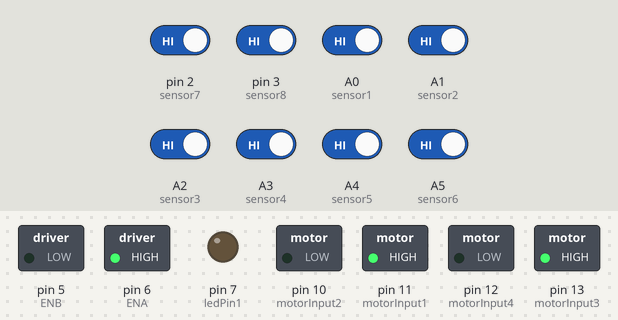
The sketch below on a simulated Arduino Uno, built with avr-gcc and run on an emulated ATmega328P. Parts: switched loads named in the sketch (green lamp = pin HIGH), output pins drawn as LEDs (lit = HIGH). The inputs (shaded band) are chosen by the test bench; at power-on: A0 (sensor1), A1 (sensor2), A2 (sensor3), A3 (sensor4), A4 (sensor5), A5 (sensor6), pin 2 (sensor7), pin 3 (sensor8) HIGH.

Above: at 1.2 s.
1.3 s: A0 (sensor1) driven LOW
At 1.7 s:
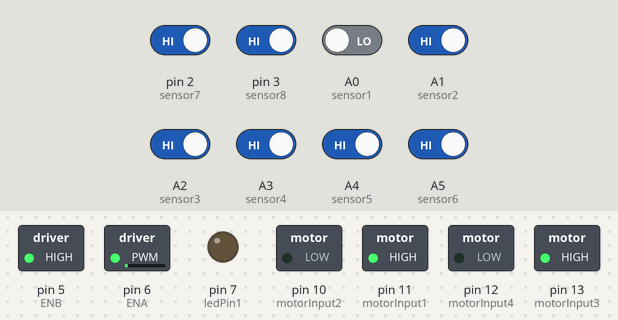
2.8 s: pin 2 (sensor7) driven LOW
At 4.0 s:
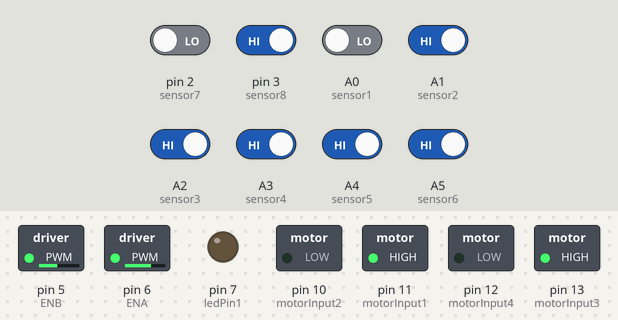
4.3 s: pin 3 (sensor8) driven LOW
At 5.2 s:
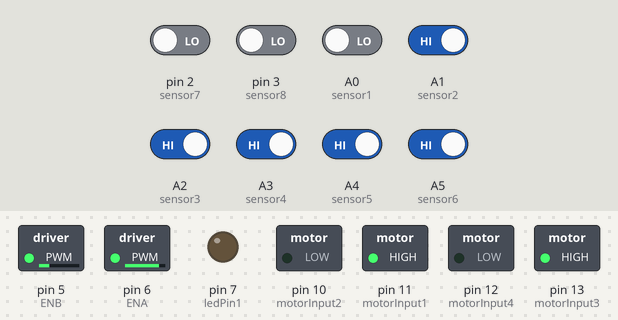
5.8 s: pin 3 (sensor8) driven HIGH
At 6.3 s:
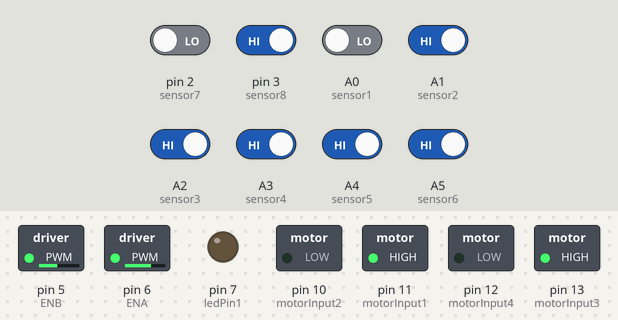
7.3 s: A1 (sensor2) driven LOW
At 8.5 s:
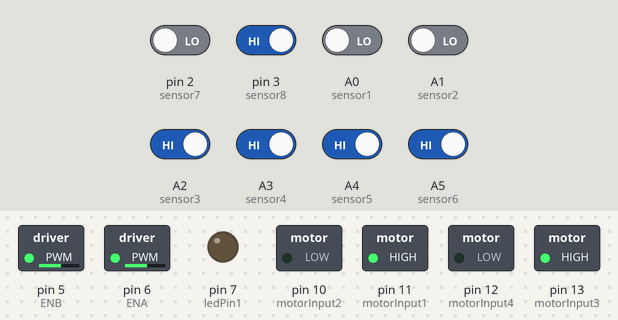
8.8 s: pin 2 (sensor7) driven HIGH
At 9.8 s:
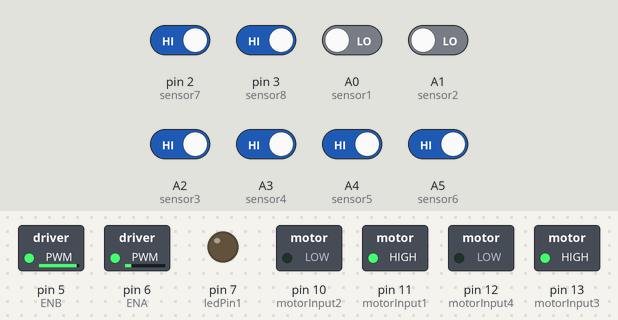
Timing chart, 0 to 11.3 s (numbered marks = the images above; inputs shaded):
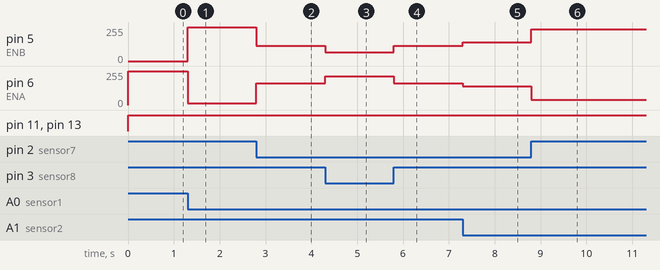

Measured:
- after the input at 1.3 s, pin 5 (ENB): 0/255 → 255/255 at once; pin 6 (ENA): 255/255 → 15/255 at once
- after the input at 2.8 s, pin 5 (ENB): 255/255 → 115/255 at once; pin 6 (ENA): 15/255 → 165/255 at once
- after the input at 4.3 s, pin 5 (ENB): 115/255 → 65/255 at once; pin 6 (ENA): 165/255 → 215/255 at once
- after the input at 5.8 s, pin 5 (ENB): 65/255 → 115/255 at once; pin 6 (ENA): 215/255 → 165/255 at once
- after the input at 7.3 s, pin 5 (ENB): 115/255 → 140/255 at once; pin 6 (ENA): 165/255 → 140/255 at once
- after the input at 8.8 s, pin 5 (ENB): 140/255 → 240/255 at once; pin 6 (ENA): 140/255 → 40/255 at once

The sketch:

bot_pid_edge_bibek_1.0.ino
```cpp
// IR Sensors
int sensor1 = A0;      // Left most sensor
int sensor2 = A1;
int sensor3 = A2;
int sensor4 = A3;
int sensor5 = A4;
int sensor6 = A5;
int sensor7 = 2;
int sensor8 = 3;       // Right most sensor

// Initial Values of Sensors
int sensor[8] = {0, 0, 0, 0, 0, 0, 0, 0};

// Motor Variables
int ENA = 6;
int motorInput1 = 11;
int motorInput2 = 10;
int motorInput3 = 13;
int motorInput4 = 12  ;
int ENB = 5;

//Initial Speed of Motor
int initial_motor_speed = 140;

// Output Pins for Led
int ledPin1 = 7;
//int ledPin2 = A4;

// PID Constants
float Kp = 25;
float Ki = 0;
float Kd = 15;

float error = 0, P = 0, I = 0, D = 0, PID_value = 0;
float previous_error = 0, previous_I = 0;

int flag = 0;

void setup()
{
  pinMode(sensor1, INPUT);
  pinMode(sensor2, INPUT);
  pinMode(sensor3, INPUT);
  pinMode(sensor4, INPUT);
  pinMode(sensor5, INPUT);
  pinMode(sensor6, INPUT);
  pinMode(sensor7, INPUT);
  pinMode(sensor8, INPUT);

  pinMode(motorInput1, OUTPUT);
  pinMode(motorInput2, OUTPUT);
  pinMode(motorInput3, OUTPUT);
  pinMode(motorInput4, OUTPUT);
  pinMode(ENA, OUTPUT);
  pinMode(ENB, OUTPUT);

  pinMode(ledPin1, OUTPUT);
//  pinMode(ledPin2, OUTPUT);
//
 digitalWrite(ledPin1, LOW);
//  digitalWrite(ledPin2, LOW);

  Serial.begin(9600);                     //setting serial monitor at a default baund rate of 9600
//  delay(500);
//  Serial.println("Started !!");
//  delay(1000);
}
void loop()
{
    read_sensor_values();
    calculate_pid();
    motor_control();


}

void know_direction(){

}

void read_sensor_values()
{
  sensor[0] = !digitalRead(sensor1);
  sensor[1] = !digitalRead(sensor2);
  sensor[2] = !digitalRead(sensor3);
  sensor[3] = !digitalRead(sensor4);
  sensor[4] = !digitalRead(sensor5);
  sensor[5] = !digitalRead(sensor6);
  sensor[6] = !digitalRead(sensor7);
  sensor[7] = !digitalRead(sensor8);


    // Serial.print(sensor[0]);
    // Serial.print("\t");
    // Serial.print(sensor[1]);
    // Serial.print("\t");
    // Serial.print(sensor[2]);
    // Serial.print("\t");
    // Serial.print(sensor[3]);
    // Serial.print("\t");
    // Serial.print(sensor[4]);
    // Serial.print("\t");
    // Serial.print(sensor[5]);
    // Serial.print("\t");
    // Serial.print(sensor[6]);
    // Serial.print("\t");
    // Serial.println(sensor[7]);

    int mid_path_value = 450;

    int weighted_error = (700*sensor[0] + 600*sensor[1] + 500*sensor[2] + 400*sensor[3]
                            + 300*sensor[4] + 200*sensor[5] + 100*sensor[6] + 0*sensor[7]);

    int sum_of_sensors = sensor[0]+sensor[1]+sensor[2]+sensor[3]+sensor[4]+sensor[5]+sensor[6]+sensor[7];
    int avg_weighted_error = weighted_error/sum_of_sensors;
    error = ((avg_weighted_error*2) - (mid_path_value*2))/100;


}

void turn_direction(){
    int direction = sensor[0] - sensor[7];
    if (direction == 1){
        sharpLeftTurn();
    }
    else{
        sharpRightTurn();
    }

}

void calculate_pid()
{
  P = error;
  I = I + previous_I;
  D = error - previous_error;

  PID_value = (Kp * P) + (Ki * I) + (Kd * D);

  previous_I = I;
  previous_error = error;
}

void motor_control()
{
  // Calculating the effective motor speed:
  int left_motor_speed = initial_motor_speed - PID_value;
  int right_motor_speed = initial_motor_speed + PID_value;

  // The motor speed should not exceed the max PWM value
  left_motor_speed = constrain(left_motor_speed, 0, 255);
  right_motor_speed = constrain(right_motor_speed, 0, 255);

  /*Serial.print(PID_value);
    Serial.print("\t");
    Serial.print(left_motor_speed);
    Serial.print("\t");
    Serial.println(right_motor_speed);*/

  analogWrite(ENA, left_motor_speed); //Left Motor Speed
  analogWrite(ENB, right_motor_speed); //Right Motor Speed

  //following lines of code are to make the bot move forward
  forward();
}

void forward()
{
  /*The pin numbers and high, low values might be different depending on your connections */
  digitalWrite(motorInput1, HIGH);
  digitalWrite(motorInput2, LOW);
  digitalWrite(motorInput3, HIGH);
  digitalWrite(motorInput4, LOW);
}
void reverse()
{
  /*The pin numbers and high, low values might be different depending on your connections */
  digitalWrite(motorInput1, LOW);
  digitalWrite(motorInput2, HIGH);
  digitalWrite(motorInput3, LOW);
  digitalWrite(motorInput4, HIGH);
}
void right()
{
  /*The pin numbers and high, low values might be different depending on your connections */
  digitalWrite(motorInput1, LOW);
  digitalWrite(motorInput2, HIGH);
  digitalWrite(motorInput3, LOW);
  digitalWrite(motorInput4, LOW);
}
void left()
{
  /*The pin numbers and high, low values might be different depending on your connections */
  digitalWrite(motorInput1, LOW);
  digitalWrite(motorInput2, LOW);
  digitalWrite(motorInput3, LOW);
  digitalWrite(motorInput4, HIGH);
}
void sharpRightTurn() {
  analogWrite(ENA, 150);
  analogWrite(ENB, 150);
  digitalWrite(motorInput1, LOW);
  digitalWrite(motorInput2, HIGH);
  digitalWrite(motorInput3, HIGH);
  digitalWrite(motorInput4, LOW);
}
void sharpLeftTurn() {
  analogWrite(ENA, 150);
  analogWrite(ENB, 150);
  digitalWrite(motorInput1, HIGH);
  digitalWrite(motorInput2, LOW);
  digitalWrite(motorInput3, LOW);
  digitalWrite(motorInput4, HIGH);
}
void stop_bot()
{
  /*The pin numbers and high, low values might be different depending on your connections */
  digitalWrite(motorInput1, LOW);
  digitalWrite(motorInput2, LOW);
  digitalWrite(motorInput3, LOW);
  digitalWrite(motorInput4, LOW);
}
```
